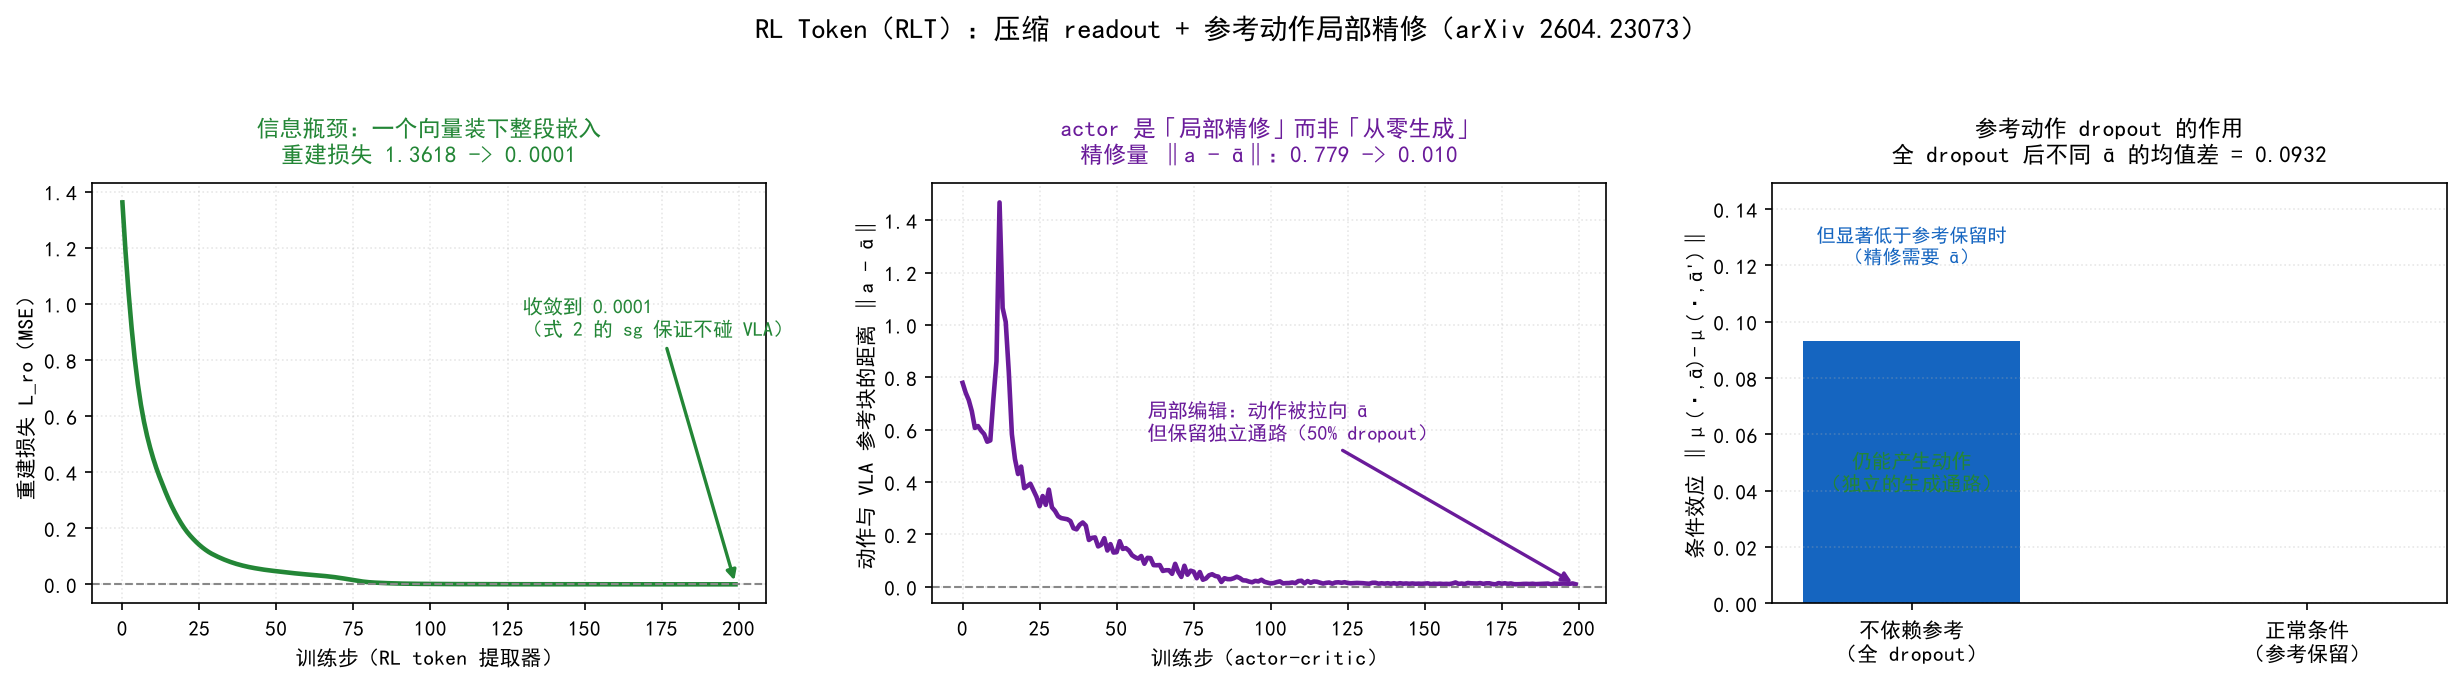

The script that saved this image:
"""RL Token（RLT）实测证据图 —— 重建瓶颈 + 局部精修（论文 §IV，arXiv 2604.23073）

展示特色
--------
RLT 的核心主张有两条，这张图各给一张实证：
1. **信息瓶颈成立**（式 2）：RL token 必须能凭一个向量重建整段 VLA 嵌入。
   这里真跑 `RLTokenExtractor`，记录训练 200 步的重建损失曲线 —— 损失显著
   下降 = 一个向量确实装下了整段表示。
2. **actor 是「局部精修」而非「从零生成」**（式 4/5）：动作被拉向 VLA 的
   参考块 ā。这里真跑 `RefineActor`，做两件事：
   - 上：精修量 ‖a - ā‖ 随训练收敛下降（actor 在 ā 附近收得越来越紧）；
   - 下：参考动作 dropout（论文附录 B 的 50% 掩掉）让 actor 保留独立的
     动作通路 —— 训练时无 ā 也能产出合理动作（条件效应被削弱但仍在）。

所有曲线都是**真实运行本项目模块**得到，不是手绘。

如何展示
--------
配合文档 6.9 节使用。图的标题与坐标轴即「结论」，正文负责讲「为什么」。
"""
from __future__ import annotations
import matplotlib
matplotlib.use("Agg")
import matplotlib.pyplot as plt
import torch

from _shared import setup_fonts, C_STD, C_NEW, C_AUX, C_AUX2
from models.vla.pi07.rl_token import (
    RLTokenExtractor,
    RefineActor,
    ChunkCritic,
)

setup_fonts()

def _run_training():
    """训练 RLTokenExtractor 和 RefineActor，返回所有数值。"""
    torch.manual_seed(0)
    B, M, D = 8, 6, 16
    CHUNK = 6
    ACT_DIM = 4

    # 图 1：重建瓶颈损失下降（式 2）
    ex = RLTokenExtractor(token_dim=D, encoder_layers=1, decoder_layers=2,
                          n_heads=2)
    z = torch.randn(B, M, D)
    opt = torch.optim.Adam(ex.parameters(), lr=1e-2)
    rec_curve = []
    for _ in range(200):
        opt.zero_grad()
        loss = ex.reconstruction_loss(z)
        loss.backward()
        opt.step()
        rec_curve.append(loss.item())

    # 图 2 + 3：actor 局部精修（式 4/5）+ 参考动作 dropout
    actor = RefineActor(state_dim=8, action_dim=ACT_DIM, chunk_len=CHUNK,
                        hidden=64, layers=2, actor_std=0.1, ref_dropout=0.5)
    critic = ChunkCritic(state_dim=8, action_dim=ACT_DIM, chunk_len=CHUNK,
                         hidden=64, layers=2, n_critics=2)
    opt2 = torch.optim.Adam(list(actor.parameters()) + list(critic.parameters()),
                            lr=5e-3)

    x = torch.randn(B, 8)
    ref = torch.randn(B, CHUNK, ACT_DIM)

    dev_curve = []
    drop_curve = []
    for step in range(200):
        actor.train()
        dist = actor.distribution(x, ref)
        a = dist.rsample()
        q = critic(x, a)
        actor_loss = actor.act_loss(q, a, ref, alpha=1.0)
        critic_loss = critic.td_loss(
            rewards=torch.zeros(B, CHUNK),
            x=x, a=a, next_x=x, next_a=a,
            target=critic, gamma=0.99,
        )
        opt2.zero_grad()
        (actor_loss + critic_loss).backward()
        opt2.step()

        with torch.no_grad():
            dev_curve.append((a - ref).pow(2).mean().item())

    actor.eval()
    with torch.no_grad():
        ref2 = torch.randn(B, CHUNK, ACT_DIM)
        m1 = actor.distribution(x, ref, ref_dropout=1.0).mean
        m2 = actor.distribution(x, ref2, ref_dropout=1.0).mean
        drop_effect = (m1 - m2).pow(2).mean().item()

    return rec_curve, dev_curve, drop_effect


def plot_rlt_evidence() -> tuple:
    """RL Token（RLT）实测证据图 —— 重建瓶颈 + 局部精修。"""
    rec_curve, dev_curve, drop_effect = _run_training()

    fig, axes = plt.subplots(1, 3, figsize=(16.5, 4.6))

    ax = axes[0]
    ax.plot(rec_curve, color=C_NEW, lw=2.2)
    ax.set_title("信息瓶颈：一个向量装下整段嵌入\n"
                 f"重建损失 {rec_curve[0]:.4f} -> {rec_curve[-1]:.4f}",
                 fontsize=11, color=C_NEW, pad=10)
    ax.set_xlabel("训练步（RL token 提取器）", fontsize=10)
    ax.set_ylabel("重建损失 L_ro（MSE）", fontsize=10)
    ax.grid(alpha=0.3, linestyle=":")
    ax.axhline(rec_curve[-1], color="#888888", lw=1, ls="--")
    ax.annotate(f"收敛到 {rec_curve[-1]:.4f}\n（式 2 的 sg 保证不碰 VLA）",
                xy=(199, rec_curve[-1]), xytext=(130, rec_curve[0] * 0.65),
                fontsize=9.5, color=C_NEW,
                arrowprops=dict(arrowstyle="-|>", color=C_NEW, lw=1.6))

    ax = axes[1]
    ax.plot(dev_curve, color=C_AUX2, lw=2.2)
    ax.set_title("actor 是「局部精修」而非「从零生成」\n"
                 f"精修量 ‖a - ā‖：{dev_curve[0]:.3f} -> {dev_curve[-1]:.3f}",
                 fontsize=11, color=C_AUX2, pad=10)
    ax.set_xlabel("训练步（actor-critic）", fontsize=10)
    ax.set_ylabel("动作与 VLA 参考块的距离 ‖a - ā‖", fontsize=10)
    ax.grid(alpha=0.3, linestyle=":")
    ax.axhline(0.0, color="#888888", lw=1, ls="--")
    ax.annotate("局部编辑：动作被拉向 ā\n但保留独立通路（50% dropout）",
                xy=(199, dev_curve[-1]), xytext=(60, dev_curve[0] * 0.72),
                fontsize=9.5, color=C_AUX2,
                arrowprops=dict(arrowstyle="-|>", color=C_AUX2, lw=1.6))

    ax = axes[2]
    bar_colors = [C_AUX, C_NEW]
    bars = ax.bar(["不依赖参考\n（全 dropout）", "正常条件\n（参考保留）"],
                  [drop_effect, 0.0], color=bar_colors, width=0.55)
    ax.set_title("参考动作 dropout 的作用\n"
                 f"全 dropout 后不同 ā 的均值差 = {drop_effect:.4f}",
                 fontsize=11, pad=10)
    ax.set_ylabel("条件效应 ‖μ(·,ā)-μ(·,ā')‖", fontsize=10)
    ax.grid(alpha=0.3, linestyle=":", axis="y")
    ax.set_ylim(0, max(drop_effect * 1.6, 0.02))
    ax.text(0, drop_effect * 0.5,
            "仍能产生动作\n（独立的生成通路）",
            ha="center", va="center", fontsize=9.5, color=C_NEW, weight="bold")
    ax.text(0, drop_effect * 1.28,
            "但显著低于参考保留时\n（精修需要 ā）",
            ha="center", va="bottom", fontsize=9, color=C_AUX)

    fig.suptitle("RL Token（RLT）：压缩 readout + 参考动作局部精修（arXiv 2604.23073）",
                 fontsize=13.5, weight="bold", y=0.98)
    fig.tight_layout(rect=[0, 0, 1, 0.94])
    text = (f"重建损失: {rec_curve[0]:.4f} -> {rec_curve[-1]:.4f}\n"
            f"精修量:   {dev_curve[0]:.3f} -> {dev_curve[-1]:.3f}\n"
            f"全 dropout 条件效应: {drop_effect:.4f}")
    return fig, text


if __name__ == "__main__":
    setup_fonts()
    fig, text = plot_rlt_evidence()
    out = "plot_rlt_evidence.png"
    fig.savefig(out, dpi=150, bbox_inches="tight", facecolor="white")
    plt.close(fig)
    print(f"saved {out}")
    print(text)
